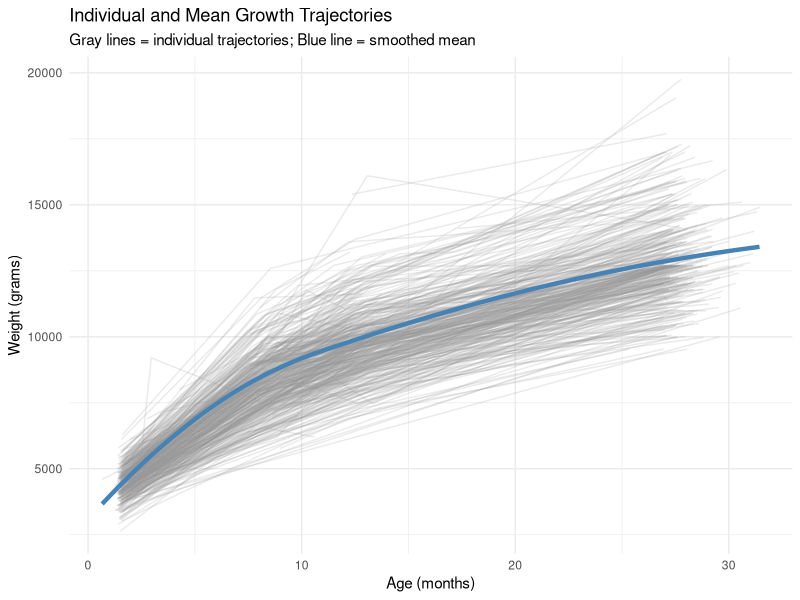
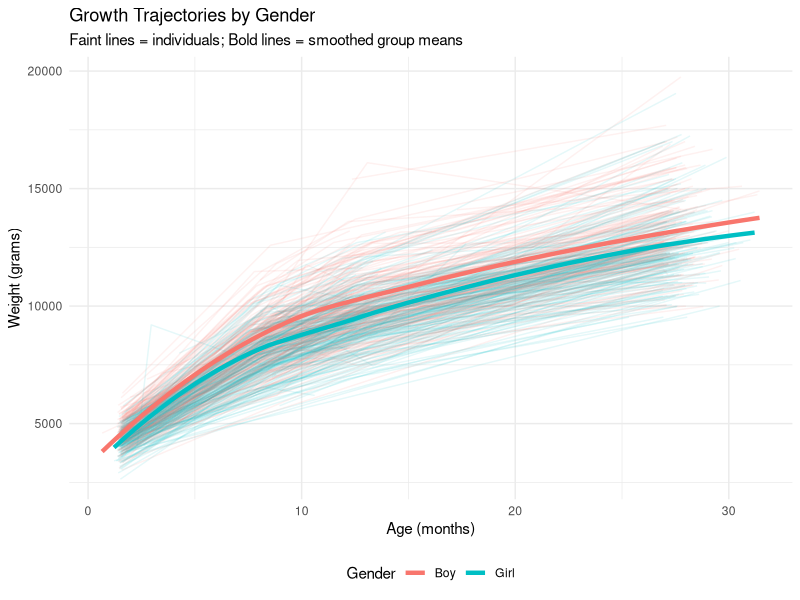
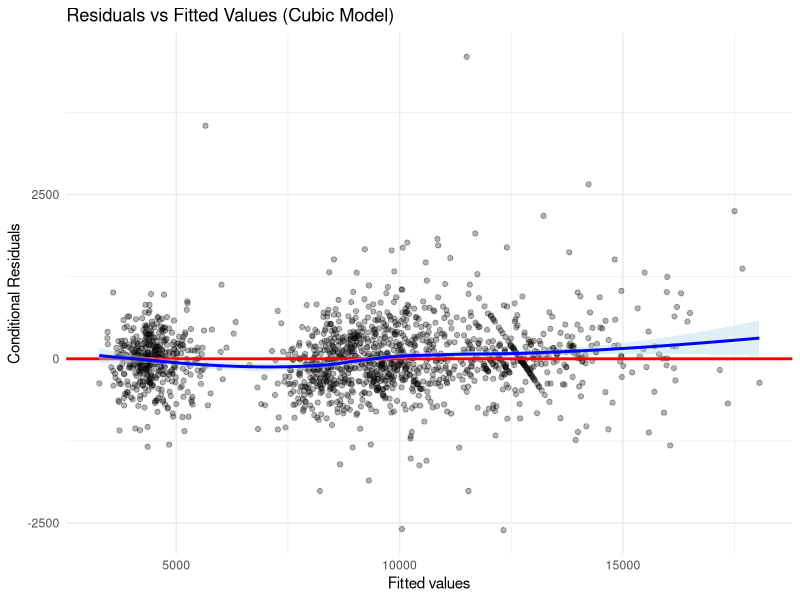
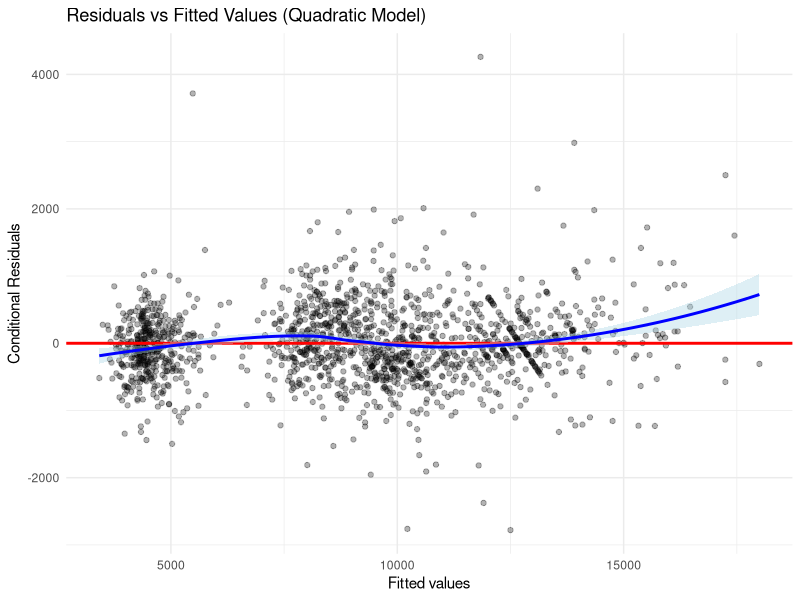
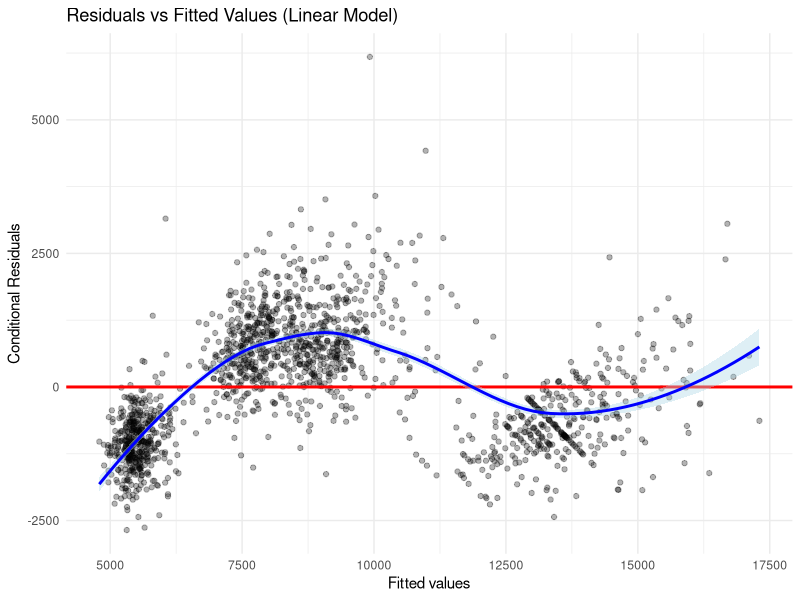

Write the R code that produced these figures, in order.
## ---- chunk 1
# Load the required libraries
library(dplyr)
library(ggplot2)
library(lmerTest)

# Load the data
asian_data <- read.csv("Assignments/Week 4/downloads/asian_data.csv")

# Convert all character variables into factors
asian_data <- asian_data |>
  mutate(across(where(is.character), as.factor))

# Use effects coding for categorical variables
options(contrasts = c("contr.sum", "contr.poly"))

# Inspect the structure of the dataset
str(asian_data)
## ---- chunk 2
# Center age at 12 months (approximately the middle of the age range)
asian_data <- asian_data |>
  mutate(
    age_c = Age - 12,
    age_c2 = age_c^2,
    age_c3 = age_c^3
  )

# Check the age range
summary(asian_data$Age)
## ---- chunk 3
# Compute the overall mean weight by age (binned for visualization)
mean_trajectory <- asian_data |>
  mutate(age_bin = round(Age)) |>
  group_by(age_bin) |>
  summarise(mean_weight = mean(Weight, na.rm = TRUE), .groups = "drop")

# Create spaghetti plot
ggplot(asian_data, aes(x = Age, y = Weight)) +
  geom_line(aes(group = ChildID), alpha = 0.2, color = "gray60") +
  geom_smooth(method = "loess", se = FALSE, color = "steelblue", linewidth = 1.5) +
  labs(
    title = "Individual and Mean Growth Trajectories",
    subtitle = "Gray lines = individual trajectories; Blue line = smoothed mean",
    x = "Age (months)",
    y = "Weight (grams)"
  ) +
  theme_minimal()
## ---- chunk 4
# Compute mean trajectories by gender
mean_by_gender <- asian_data |>
  mutate(age_bin = round(Age)) |>
  group_by(age_bin, Gender) |>
  summarise(mean_weight = mean(Weight, na.rm = TRUE), .groups = "drop")

# Plot mean trajectories by gender
ggplot(asian_data, aes(x = Age, y = Weight, color = Gender)) +
  geom_line(aes(group = ChildID), alpha = 0.1) +
  geom_smooth(method = "loess", se = FALSE, linewidth = 1.5) +
  labs(
    title = "Growth Trajectories by Gender",
    subtitle = "Faint lines = individuals; Bold lines = smoothed group means",
    x = "Age (months)",
    y = "Weight (grams)",
    color = "Gender"
  ) +
  theme_minimal() +
  theme(legend.position = "bottom")
## ---- chunk 5
# Fit the full time model with cubic polynomial and random slope
time_model_full <- lmer(Weight ~ age_c + age_c2 + age_c3 + (age_c | ChildID),
                        data = asian_data,
                        control = lmerControl(optimizer = "bobyqa"))
summary(time_model_full)
## ---- chunk 6
# Fit model with random intercept only
time_model_ri <- lmer(Weight ~ age_c + age_c2 + age_c3 + (1 | ChildID),
                      data = asian_data,
                      control = lmerControl(optimizer = "bobyqa"))

# Compare models using LRT (refit = FALSE for random effects)
anova(time_model_ri, time_model_full, refit = FALSE)
## ---- chunk 7
# Extract variance components from the random intercept model
vc <- as.data.frame(VarCorr(time_model_ri))
var_intercept <- vc$vcov[1]
var_residual <- vc$vcov[2]

# Calculate ICC
icc <- var_intercept / (var_intercept + var_residual)
cat("Variance between children:", round(var_intercept, 0), "\n")
cat("Variance within children:", round(var_residual, 0), "\n")
cat("ICC:", round(icc, 3), "\n")
## ---- chunk 8
# Test cubic term
time_model_quad <- lmer(Weight ~ age_c + age_c2 + (age_c | ChildID),
                        data = asian_data,
                        control = lmerControl(optimizer = "bobyqa"))
anova(time_model_quad, time_model_full, refit = TRUE)
## ---- chunk 9
# Create diagnostic plot for cubic model
diag_data <- data.frame(
  fitted = fitted(time_model_full),
  residuals = resid(time_model_full)
)

ggplot(diag_data, aes(x = fitted, y = residuals)) +
  geom_point(alpha = 0.3) +
  geom_hline(yintercept = 0, color = "red", linewidth = 1) +
  geom_smooth(method = "loess", se = TRUE, color = "blue", fill = "lightblue") +
  labs(
    title = "Residuals vs Fitted Values (Cubic Model)",
    x = "Fitted values",
    y = "Conditional Residuals"
  ) +
  theme_minimal()
## ---- chunk 10
# Diagnostic plot for quadratic model
diag_data_quad <- data.frame(
  fitted = fitted(time_model_quad),
  residuals = resid(time_model_quad)
)

ggplot(diag_data_quad, aes(x = fitted, y = residuals)) +
  geom_point(alpha = 0.3) +
  geom_hline(yintercept = 0, color = "red", linewidth = 1) +
  geom_smooth(method = "loess", se = TRUE, color = "blue", fill = "lightblue") +
  labs(
    title = "Residuals vs Fitted Values (Quadratic Model)",
    x = "Fitted values",
    y = "Conditional Residuals"
  ) +
  theme_minimal()
## ---- chunk 11
# Fit linear-only model
time_model_linear <- lmer(Weight ~ age_c + (age_c | ChildID),
                          data = asian_data,
                          control = lmerControl(optimizer = "bobyqa"))

# Diagnostic plot for linear model
diag_data_linear <- data.frame(
  fitted = fitted(time_model_linear),
  residuals = resid(time_model_linear)
)

ggplot(diag_data_linear, aes(x = fitted, y = residuals)) +
  geom_point(alpha = 0.3) +
  geom_hline(yintercept = 0, color = "red", linewidth = 1) +
  geom_smooth(method = "loess", se = TRUE, color = "blue", fill = "lightblue") +
  labs(
    title = "Residuals vs Fitted Values (Linear Model)",
    x = "Fitted values",
    y = "Conditional Residuals"
  ) +
  theme_minimal()
## ---- chunk 12
# Fit model with gender main effect and interactions with time
full_model <- lmer(
  Weight ~ (age_c + age_c2 + age_c3) * Gender + (age_c | ChildID),
  data = asian_data,
  control = lmerControl(optimizer = "bobyqa")
)
summary(full_model)
## ---- chunk 13
# Use step() to simplify fixed effects
step_result <- step(full_model, reduce.fixed = TRUE, reduce.random = FALSE)
print(step_result)

# Extract the final model
final_model <- get_model(step_result)
## ---- chunk 14
summary(final_model)
## ---- chunk 15
# Display fixed effects with confidence intervals
confint(final_model, method = "Wald", parm = "beta_")
